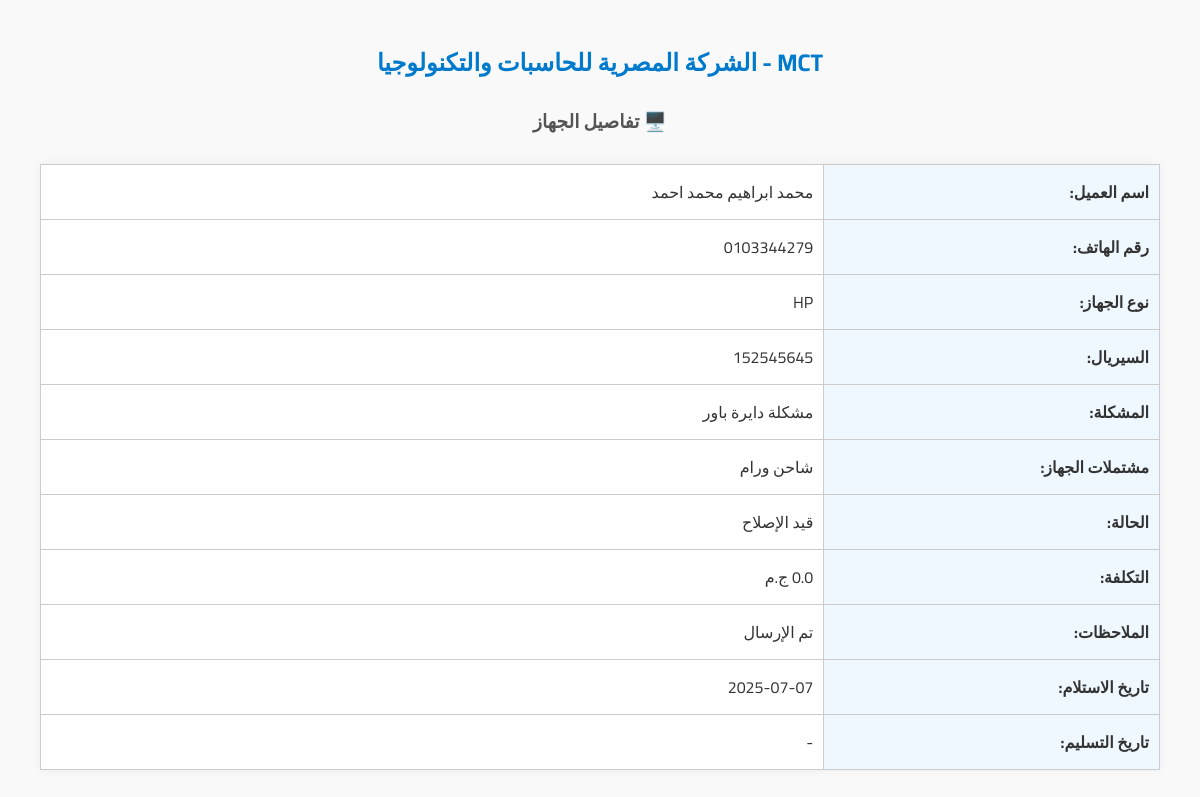
Screenshot of /print/3 with the database file from the repository.
### models.py (models this page shows)
class Device(db.Model):
    id = db.Column(db.Integer, primary_key=True)
    serial = db.Column(db.String(100), unique=True, nullable=False)
    device_type = db.Column(db.String(100))
    client_name = db.Column(db.String(100))
    client_phone = db.Column(db.String(20))
    issue = db.Column(db.Text)
    inclusions = db.Column(db.Text)  # مشتملات الجهاز
    status = db.Column(db.String(50), default="قيد الإصلاح")
    cost = db.Column(db.Float, default=0)
    notes = db.Column(db.Text)
    received_date = db.Column(db.String(50))
    delivered_date = db.Column(db.String(50))

### app.py (the view)
@app.route('/print/<int:device_id>')
def print_device(device_id):
    device = Device.query.get_or_404(device_id)
    return render_template('print_device.html', device=device)

### app.py (called while the page is built)
@app.before_request
def check_late_devices():
    if request.endpoint == 'login':
        return
    late_devices = Device.query.filter_by(status="قيد الإصلاح").all()
    for device in late_devices:
        try:
            received = datetime.strptime(device.received_date, "%Y-%m-%d")
            delta = (datetime.now() - received).days
            if delta >= 0 and not device.notes:  # notes هنا بنستخدمها كـ"هل الرسالة اتبعتت؟"
                message = f"تنبيه! الجهاز رقم {device.serial} للعميل {device.client_name} بقاله {delta} يوم في الصيانة."
                send_whatsapp_message("201021669849", "2449963", message)
                device.notes = "تم الإرسال"
                db.session.commit()
        except Exception as e:
            print("خطأ في فحص الجهاز:", e)

### templates/print_device.html (shortened to what this page needs)
<!DOCTYPE html>
<html lang="ar" dir="rtl">
<head>
</head>
<body>
    <h2>MCT - الشركة المصرية للحاسبات والتكنولوجيا</h2>
    <h3>🖥️ تفاصيل الجهاز</h3>
    <table>
        <tr><td>اسم العميل:</td><td>{{ device.client_name }}</td></tr>
        <tr><td>رقم الهاتف:</td><td>{{ device.client_phone }}</td></tr>
        <tr><td>نوع الجهاز:</td><td>{{ device.device_type }}</td></tr>
        <tr><td>السيريال:</td><td>{{ device.serial }}</td></tr>
        <tr><td>المشكلة:</td><td>{{ device.issue }}</td></tr>
        <tr><td>مشتملات الجهاز:</td><td>{{ device.inclusions }}</td></tr>
        <tr><td>الحالة:</td><td>{{ device.status }}</td></tr>
        <tr><td>التكلفة:</td><td>{{ device.cost }} ج.م</td></tr>
        <tr><td>الملاحظات:</td><td>{{ device.notes or '-' }}</td></tr>
        <tr><td>تاريخ الاستلام:</td><td>{{ device.received_date }}</td></tr>
        <tr><td>تاريخ التسليم:</td><td>{{ device.delivered_date or '-' }}</td></tr>
    </table>
</body>
</html>

### templates/print_device.html (style rules this page uses)
body { font-family: 'Cairo', sans-serif; direction: rtl; margin: 40px; background-color: #f9f9f9; color: #333; }
h2, h3 { text-align: center; margin-bottom: 10px; }
h2 { color: #007acc; }
h3 { color: #555; }
table { width: 100%; border-collapse: collapse; margin-top: 25px; background-color: white; box-shadow: 0 0 10px rgba(0,0,0,0.05); }
td { padding: 12px 10px; border: 1px solid #ccc; font-size: 16px; }
td:first-child { width: 30%; font-weight: bold; background-color: #f0f8ff; }

### rows the page displays
Device: client_name "محمد ابراهيم محمد احمد", client_phone "0103344279", device_type "HP", serial "152545645", issue "مشكلة دايرة باور", inclusions "شاحن ورام", status "قيد الإصلاح", cost "0.0", notes "تم الإرسال", received_date "2025-07-07", delivered_date "-"
